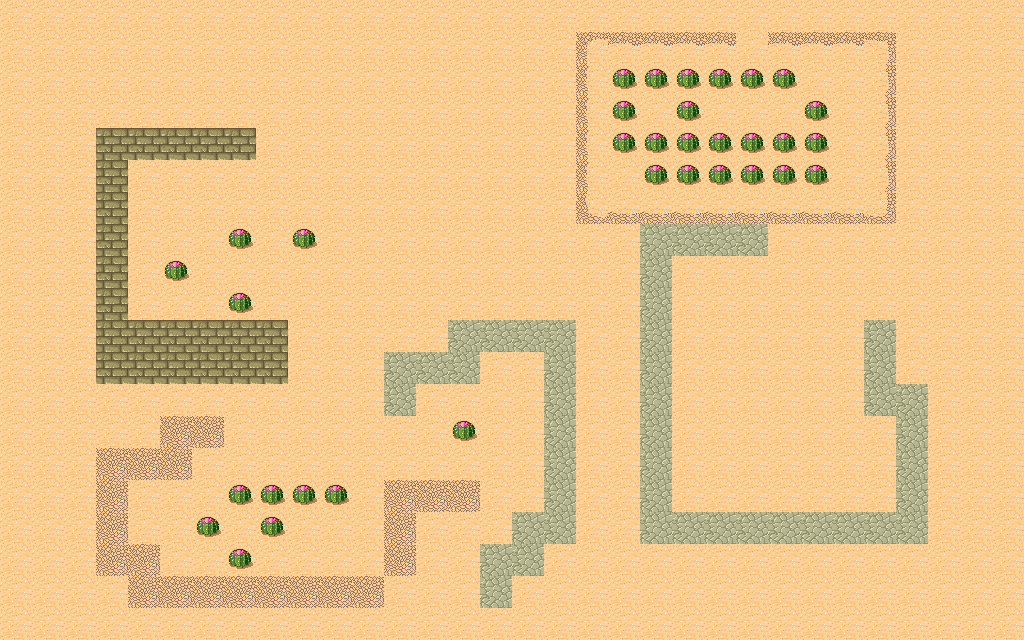

A 2D game scene composited from a Tiled map and its tileset images. What follows is a short description and the map's XML, with each tile layer's data collapsed to a summary:
An orthogonal 32x20 tile map with 32x32 px tiles, 1 tile layer (LayerBG) and 2 objects (player, enemy).

<map version="1.0" tiledversion="1.1.4" orientation="orthogonal" renderorder="right-down" width="32" height="20" tilewidth="32" tileheight="32" infinite="0" nextobjectid="11">
 <properties>
  <property name="tiledMapPro_1" value="ppp" />
  <property name="tiledMapPro_2" value="qqq" />
 </properties>
 <tileset firstgid="1" name="tmw_desert_spacing" tilewidth="32" tileheight="32" spacing="1" margin="1" tilecount="48" columns="8">
  <image source="tmw_desert_spacing.png" width="265" height="199" />
  <tile id="0">
   <properties>
    <property name="tiled_1_p1" value="111" />
    <property name="tiled_1_p2" value="222" />
    <property name="type" value="block" />
   </properties>
  </tile>
  <tile id="1">
   <properties>
    <property name="type" value="block" />
   </properties>
  </tile>
  <tile id="2">
   <properties>
    <property name="type" value="block" />
   </properties>
  </tile>
  <tile id="3">
   <properties>
    <property name="type" value="block" />
   </properties>
  </tile>
  <tile id="4">
   <properties>
    <property name="type" value="block" />
   </properties>
  </tile>
  <tile id="5">
   <properties>
    <property name="type" value="block" />
   </properties>
  </tile>
  <tile id="6">
   <properties>
    <property name="type" value="block" />
   </properties>
  </tile>
  <tile id="7">
   <properties>
    <property name="type" value="block" />
   </properties>
  </tile>
  <tile id="8">
   <properties>
    <property name="type" value="block" />
   </properties>
  </tile>
  <tile id="9">
   <properties>
    <property name="type" value="block" />
   </properties>
  </tile>
  <tile id="10">
   <properties>
    <property name="type" value="block" />
   </properties>
  </tile>
  <tile id="11">
   <properties>
    <property name="type" value="block" />
   </properties>
  </tile>
  <tile id="12">
   <properties>
    <property name="type" value="block" />
   </properties>
  </tile>
  <tile id="13">
   <properties>
    <property name="type" value="block" />
   </properties>
  </tile>
  <tile id="14">
   <properties>
    <property name="type" value="block" />
   </properties>
  </tile>
  <tile id="15">
   <properties>
    <property name="type" value="block" />
   </properties>
  </tile>
  <tile id="16">
   <properties>
    <property name="type" value="block" />
   </properties>
  </tile>
  <tile id="17">
   <properties>
    <property name="type" value="block" />
   </properties>
  </tile>
  <tile id="18">
   <properties>
    <property name="type" value="block" />
   </properties>
  </tile>
  <tile id="19">
   <properties>
    <property name="type" value="block" />
   </properties>
  </tile>
  <tile id="20">
   <properties>
    <property name="type" value="block" />
   </properties>
  </tile>
  <tile id="21">
   <properties>
    <property name="type" value="block" />
   </properties>
  </tile>
  <tile id="22">
   <properties>
    <property name="type" value="block" />
   </properties>
  </tile>
  <tile id="23">
   <properties>
    <property name="type" value="block" />
   </properties>
  </tile>
  <tile id="24">
   <properties>
    <property name="type" value="block" />
   </properties>
  </tile>
  <tile id="25">
   <properties>
    <property name="type" value="block" />
   </properties>
  </tile>
  <tile id="26">
   <properties>
    <property name="type" value="block" />
   </properties>
  </tile>
  <tile id="27">
   <properties>
    <property name="type" value="block" />
   </properties>
  </tile>
  <tile id="28">
   <properties>
    <property name="type" value="block" />
   </properties>
  </tile>
  <tile id="29">
   <properties>
    <property name="type" value="empty" />
   </properties>
  </tile>
  <tile id="30">
   <properties>
    <property name="type" value="eat" />
   </properties>
  </tile>
  <tile id="31">
   <properties>
    <property name="type" value="block" />
   </properties>
  </tile>
  <tile id="32">
   <properties>
    <property name="type" value="block" />
   </properties>
  </tile>
  <tile id="33">
   <properties>
    <property name="type" value="block" />
   </properties>
  </tile>
  <tile id="34">
   <properties>
    <property name="type" value="block" />
   </properties>
  </tile>
  <tile id="35">
   <properties>
    <property name="type" value="block" />
   </properties>
  </tile>
  <tile id="36">
   <properties>
    <property name="type" value="block" />
   </properties>
  </tile>
  <tile id="37">
   <properties>
    <property name="type" value="block" />
   </properties>
  </tile>
  <tile id="38">
   <properties>
    <property name="type" value="block" />
   </properties>
  </tile>
  <tile id="39">
   <properties>
    <property name="type" value="block" />
   </properties>
  </tile>
  <tile id="40">
   <properties>
    <property name="type" value="block" />
   </properties>
  </tile>
  <tile id="41">
   <properties>
    <property name="type" value="block" />
   </properties>
  </tile>
  <tile id="42">
   <properties>
    <property name="type" value="block" />
   </properties>
  </tile>
  <tile id="43">
   <properties>
    <property name="type" value="block" />
   </properties>
  </tile>
  <tile id="44">
   <properties>
    <property name="type" value="block" />
   </properties>
  </tile>
  <tile id="45">
   <properties>
    <property name="type" value="block" />
   </properties>
  </tile>
  <tile id="46">
   <properties>
    <property name="type" value="block" />
   </properties>
  </tile>
  <tile id="47">
   <properties>
    <property name="type" value="block" />
   </properties>
  </tile>
 </tileset>
 <layer name="LayerBG" width="32" height="20">
  <properties>
   <property name="Layer_p1" value="Layer_p1_value" />
  </properties>
  <data>[640 cells, 640 non-empty, 13 distinct tile ids]</data>
 </layer>
 <objectgroup name="objects">
  <properties>
   <property name="type" value="objects_type_values" />
  </properties>
  <object id="3" name="player" x="96" y="32" width="32" height="32">
   <properties>
    <property name="type" value="hero" />
   </properties>
  </object>
  <object id="4" name="enemy" x="320" y="128" width="64" height="64">
   <properties>
    <property name="type" value="enemy" />
   </properties>
  </object>
 </objectgroup>
</map>
